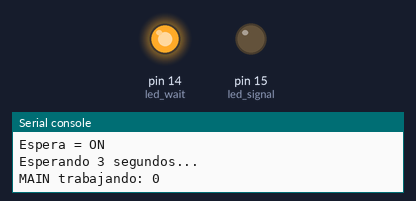
Bench run of a program on a simulated MicroPython board. Parts: output pins drawn as LEDs (lit = HIGH), the last lines printed to the serial console.

Above: at 0.1 s.
At 3.1 s:
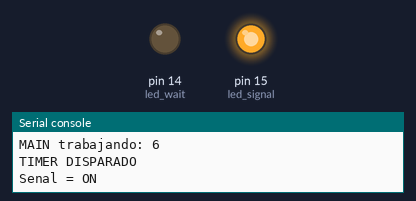
Timing chart, 0 to 4.6 s (numbered marks = the images above):
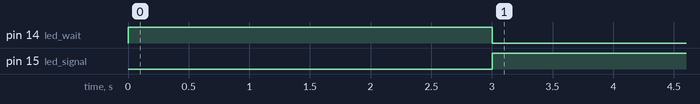

Measured:
- by itself, pin 14 (led_wait): HIGH → LOW at 3.0 s
- by itself, pin 15 (led_signal): LOW → HIGH at 3.0 s

The program:

timer_signal.py
```python
from machine import Pin, Timer
from time import sleep_ms

led_signal = Pin(15, Pin.OUT)  # se enciende cuando el timer dispara
led_wait   = Pin(14, Pin.OUT)  # encendido mientras esperamos

timer = Timer(-1)
timer_disparado = False


def timer_callback(t):
    global timer_disparado
    timer_disparado = True


# Estado inicial: esperando
led_signal.off()
led_wait.on()
print("PRUEBA TIMER")
print("Senal = OFF")
print("Espera = ON")
print("Esperando 3 segundos...")

# Temporizador de UNA sola vez (ONE_SHOT): dispara una vez a los 3000 ms y ya
timer.init(mode=Timer.ONE_SHOT, period=3000, callback=timer_callback)

contador = 0

while True:
    print("MAIN trabajando:", contador)
    contador += 1

    if timer_disparado:
        timer_disparado = False
        led_signal.on()
        led_wait.off()
        print("TIMER DISPARADO")
        print("Senal = ON")

    sleep_ms(500)
```
